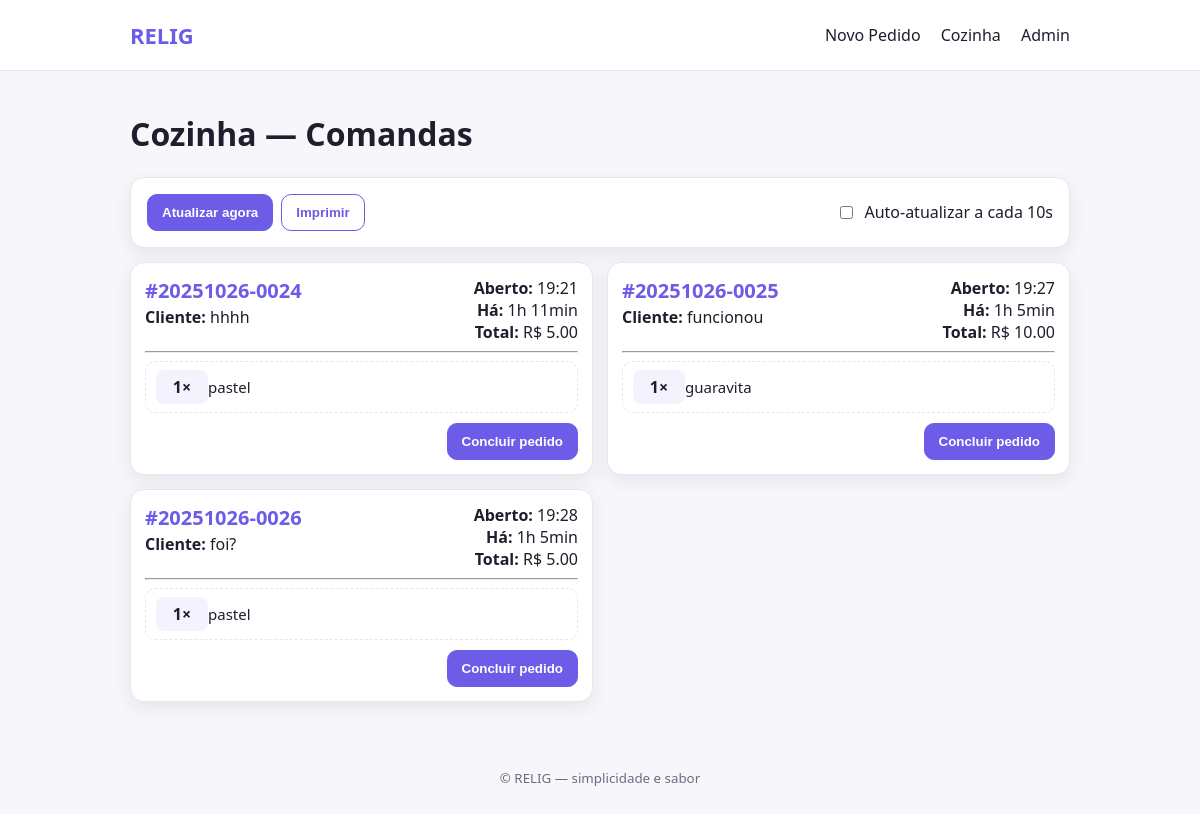
Page /pedidos/cozinha/ on the committed database.
### pedidos/models.py (models this page shows, shortened)
class ComandaCozinha(models.Model):
    pedido = models.OneToOneField(Pedido, related_name="comanda", on_delete=models.CASCADE)
    impresso_em = models.DateTimeField(auto_now_add=True)

class Pedido(models.Model):
    class Status(models.TextChoices):
        RASCUNHO = "RASC", "Rascunho"
        ENVIADO_COZINHA = "ENVC", "Enviado à Cozinha"
        CONCLUIDO = "CONC", "Concluído"
        CANCELADO = "CANC", "Cancelado"
    numero = models.CharField(max_length=20, unique=True, blank=True)  # gerado no save
    nome_cliente = models.CharField(max_length=120)
    status = models.CharField(max_length=4, choices=Status.choices, default=Status.RASCUNHO)
    total = models.DecimalField(max_digits=12, decimal_places=2, default=0)
    criado_em = models.DateTimeField(auto_now_add=True)
    atualizado_em = models.DateTimeField(auto_now=True)
    finalizado_em = models.DateTimeField(null=True, blank=True)
    class Meta:
        ordering = ["-criado_em"]
    def save(self, *args, **kwargs):
        if not self.numero:
            self.numero = self.gerar_numero()
        super().save(*args, **kwargs)

class PedidoItem(models.Model):
    pedido = models.ForeignKey(Pedido, related_name="itens", on_delete=models.CASCADE)
    produto = models.ForeignKey(Produto, on_delete=models.PROTECT)
    quantidade = models.PositiveIntegerField()
    preco_unitario = models.DecimalField(max_digits=10, decimal_places=2)
    class Meta:
        unique_together = [("pedido", "produto")]  # evita duplicado do mesmo produto no pedido

class Produto(models.Model):
    nome = models.CharField(max_length=120, unique=True)
    preco = models.DecimalField(max_digits=10, decimal_places=2)
    estoque = models.PositiveIntegerField(default=0)
    ativo = models.BooleanField(default=True)
    criado_em = models.DateTimeField(auto_now_add=True)
    class Meta:
        ordering = ["nome"]

### pedidos/views.py (the view)
# urls.py: path("cozinha/", views.cozinha_painel, name="cozinha"),
def cozinha_painel(request):
    comandas = ComandaCozinha.objects.select_related("pedido").filter(
        pedido__status__in=[Pedido.Status.ENVIADO_COZINHA]
    ).order_by("impresso_em")
    return render(request, "pedidos/cozinha.html", {"comandas": comandas})

### pedidos/context_processors.py (called while the page is built)
def estoque_widget_data(request):
    produtos = Produto.objects.filter(ativo=True).order_by("nome")\
                .values("id", "nome", "estoque")
    total_disponivel = sum(p["estoque"] for p in produtos)
    baixo_estoque = [p for p in produtos if p["estoque"] <= 5]
    return {
        "estoque_total_disponivel": total_disponivel,
        "estoque_produtos": produtos,           # para listar no widget
        "estoque_baixo": baixo_estoque,         # para alertas
    }

### templates/pedidos/cozinha.html (shortened to what this page needs)
{% extends "base.html" %}
{% load static %}
{% block content %}
<h1>Cozinha — Comandas</h1>
<div class="card row" style="justify-content:space-between; margin-bottom:14px;">
  <div class="row gap8">
    <button class="btn" id="btnRefresh">Atualizar agora</button>
    <button class="btn ghost" onclick="window.print()">Imprimir</button>
  </div>
  <label class="row" style="gap:8px; align-items:center;">
    <input type="checkbox" id="autoRefresh" />
    Auto-atualizar a cada 10s
  </label>
</div>
{% if comandas %}
  <div class="k-grid">
    {% for comanda in comandas %}
      <article class="k-card card" data-created="{{ comanda.pedido.criado_em|date:'c' }}">
        <header class="row" style="justify-content:space-between; align-items:flex-start;">
          <div>
            <div class="k-numero">#{{ comanda.pedido.numero }}</div>
            <div class="k-cliente"><strong>Cliente:</strong> {{ comanda.pedido.nome_cliente }}</div>
          </div>
          <div class="k-meta">
            <div><strong>Aberto:</strong> {{ comanda.pedido.criado_em|date:"H:i" }}</div>
            <div><strong>Há:</strong> <span class="k-elapsed">—</span></div>
            <div><strong>Total:</strong> R$ {{ comanda.pedido.total|floatformat:2 }}</div>
          </div>
        </header>
        <hr>
        <ul class="k-itens">
          {% for item in comanda.pedido.itens.all %}
            <li>
              <span class="k-qtd">{{ item.quantidade }}×</span>
              <span class="k-prod">{{ item.produto.nome }}</span>
            </li>
          {% endfor %}
        </ul>
        <form method="post" action="{% url 'pedidos:concluir' comanda.pedido.pk %}" class="row end" style="margin-top:10px;">
          <button type="submit" class="btn primary">Concluir pedido</button>
        </form>
      </article>
    {% endfor %}
  </div>
{% else %}
  <div class="card" style="text-align:center; color:var(--muted);">
    Sem pedidos na fila.
  </div>
{% endif %}
{% endblock %}

### templates/base.html (shortened to what this page needs)
<!doctype html>
<html lang="pt-br">
<head>
  {% load static %}
  <link rel="stylesheet" href="{% static 'styles.css' %}">
</head>
<body>
  <header class="topbar">
    <div class="container wrap">
      <a class="brand" href="/">RELIG</a>
      <nav class="nav">
        <a href="{% url 'pedidos:criar' %}">Novo Pedido</a>
        <a href="{% url 'pedidos:cozinha' %}">Cozinha</a>
        <a href="/admin/">Admin</a>
      </nav>
    </div>
  </header>
  <main class="container">
    {% block content %}{% endblock %}
  </main>
  <footer class="footer">
    <div class="container">
      <small>© {{ now|date:"Y" }} RELIG — simplicidade e sabor</small>
    </div>
  </footer>
</body>
</html>

### static/styles.css (style rules this page uses)
:root { --bg: #f7f7fb; --card: #fff; --border: #e6e6ef; --text: #1e1e2d; --muted: #6b6b80; --primary: #6c5ce7; --primary-700: #5b4dd6; --danger: #e74c3c; --ok: #27ae60; --radius: 14px; --shadow: 0 6px 18px rgba(18, 18, 32, 0.08); }
* { box-sizing: border-box; }
html, body { margin:0; padding:0; font-family: system-ui, -apple-system, Segoe UI, Roboto, Ubuntu, Cantarell, 'Helvetica Neue', Arial, 'Noto Sans', 'Apple Color Emoji', 'Segoe UI Emoji', 'Segoe UI Symbol'; color: var(--text); background: var(--bg); }
.container { max-width: 980px; margin: 0 auto; padding: 20px; }
.topbar { background: var(--card); border-bottom: 1px solid var(--border); position: sticky; top:0; z-index:10; }
.topbar .wrap { display:flex; align-items:center; justify-content:space-between; }
.brand { font-weight: 800; font-size: 22px; color: var(--primary); text-decoration: none; }
.nav a { margin-left: 16px; text-decoration: none; color: var(--text); }
.footer { color: var(--muted); padding: 24px 0; text-align: center; }
.card { background: var(--card); border: 1px solid var(--border); border-radius: var(--radius); box-shadow: var(--shadow); padding: 16px; }
.row { display: flex; gap: 12px; align-items: center; }
.end { justify-content: flex-end; }
.gap8 { gap: 8px; }
.btn { appearance: none; border: 1px solid var(--primary); background: var(--primary); color: #fff; padding: 10px 14px; border-radius: 10px; cursor: pointer; font-weight: 600; }
.btn.primary { background: var(--primary); border-color: var(--primary); }
.btn.ghost { background: transparent; color: var(--primary); }
.k-grid { display: grid; grid-template-columns: repeat(2, 1fr); gap: 14px; }
.k-card { padding: 14px; }
.k-numero { font-size: 20px; font-weight: 800; color: var(--primary); }
.k-cliente { margin-top: 2px; color: var(--text); }
.k-meta { text-align: right; color: var(--text); }
.k-itens { list-style: none; padding: 0; margin: 0; display: grid; gap: 8px; }
.k-itens li { display: grid; grid-template-columns: 52px 1fr; align-items: center; padding: 8px 10px; border: 1px dashed var(--border); border-radius: 10px; background: #fff; }
.k-qtd { font-weight: 800; text-align: center; background: rgba(108,92,231,0.08); border-radius: 8px; padding: 6px 0; }
.k-prod { font-size: 15px; }

### rows in the picture
ComandaCozinha: pedido.numero "20251026-0024", pedido.nome_cliente "hhhh", pedido.criado_em "19:21", pedido.total "5.00"
PedidoItem: quantidade "1", produto.nome "pastel"
ComandaCozinha: pedido.numero "20251026-0025", pedido.nome_cliente "funcionou", pedido.criado_em "19:27", pedido.total "10.00"
PedidoItem: quantidade "1", produto.nome "guaravita"
ComandaCozinha: pedido.numero "20251026-0026", pedido.nome_cliente "foi?", pedido.criado_em "19:28", pedido.total "5.00"
PedidoItem: quantidade "1", produto.nome "pastel"
